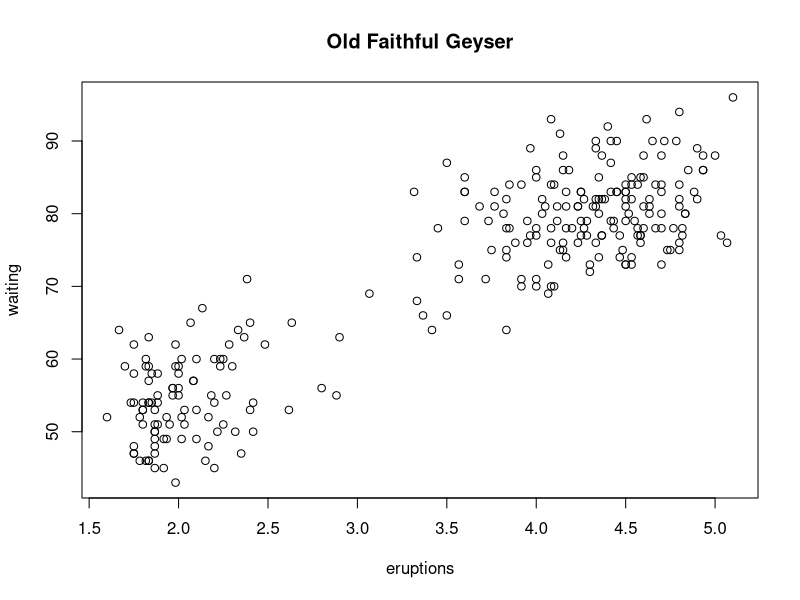
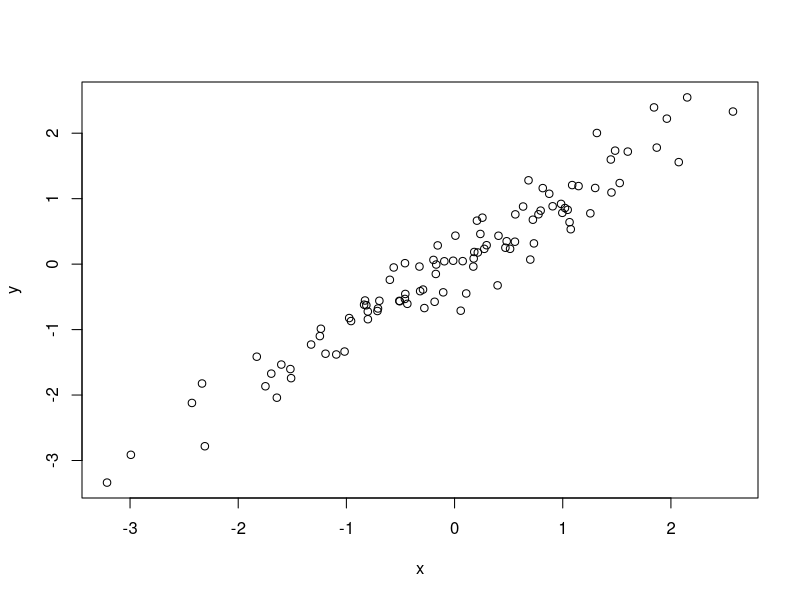
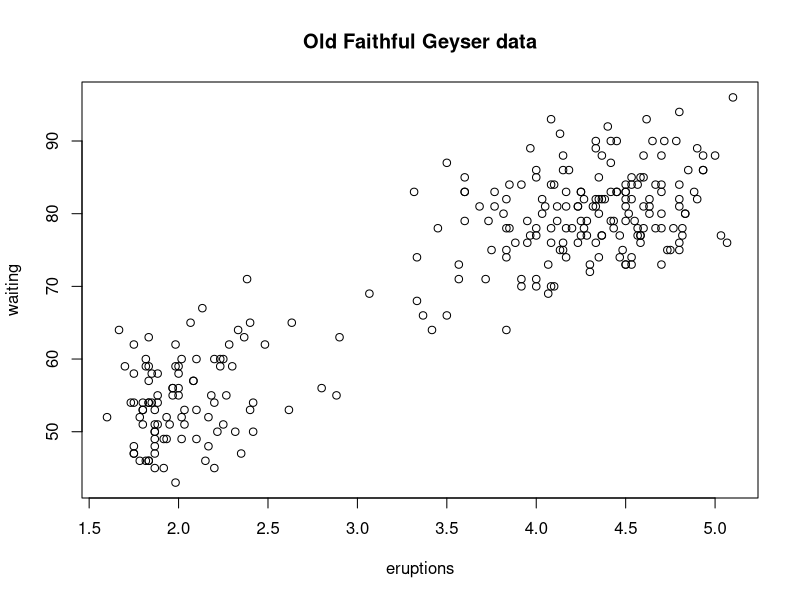

Source code (R) for these figures, in order:
library(datasets)
with(faithful,plot(eruptions, waiting))
title(main = "Old Faithful Geyser")

pdf(file = "myplot.pdf")
with(faithful, plot(eruptions, waiting))
title(main="Old Faithful Geyser data")
dev.off()

x <- rnorm(100)
y <- x + .3 * rnorm(100)
plot(x,y)
dev.copy2pdf(file="ha.pdf")
